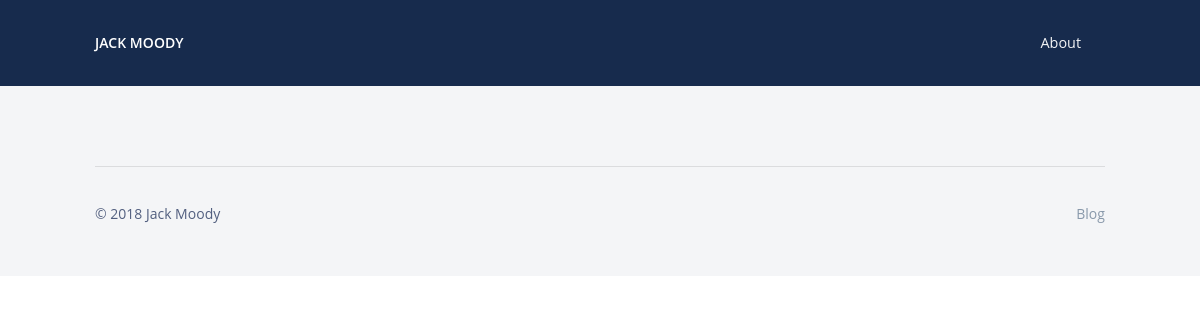
The app's page /, older data.
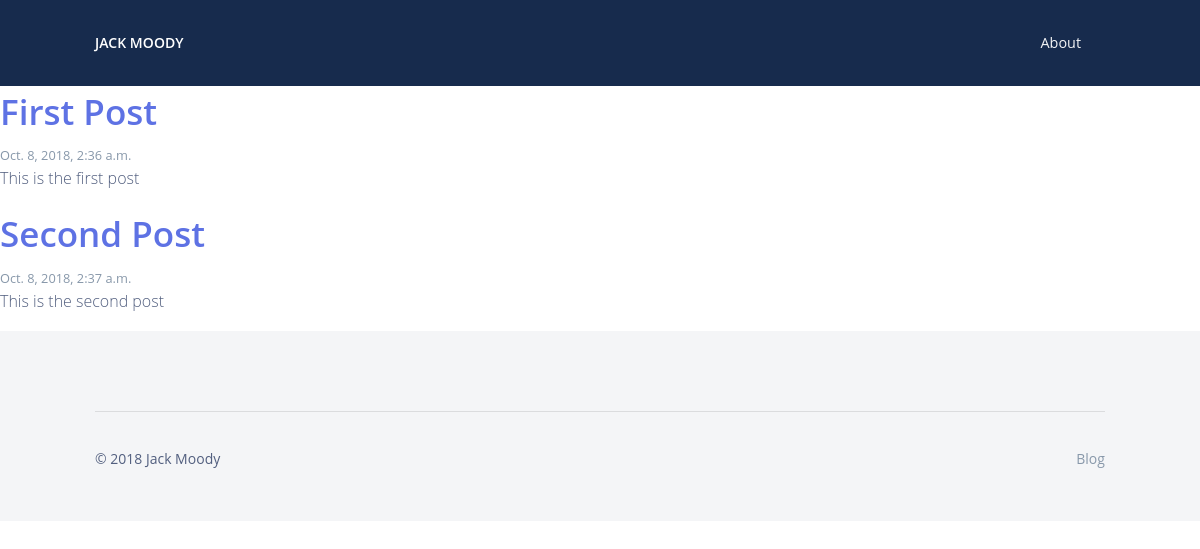
The same page, newer data.
### blog/models.py (models this page shows, shortened)
class Post(models.Model):
    author = models.ForeignKey('auth.User', on_delete=models.CASCADE)
    title = models.CharField(max_length=200)
    body = models.TextField()
    created_date = models.DateTimeField(default=timezone.now)
    published_date = models.DateTimeField(blank=True, null=True)

### blog/views.py (the view)
# urls.py: path('', views.post_list, name='post_list'),
def post_list(request):
    posts = Post.objects.filter(published_date__lte=timezone.now()).order_by('published_date')
    return render(request, 'blog/post_list.html', {'posts': posts})

### blog/templates/blog/post_list.html
{% extends 'blog/base.html' %}
{% block content %}
    {% for post in posts %}
        <div class="post">
            <h1 class="display-3"><a href="{% url 'post_detail' pk=post.pk %}">{{ post.title }}</a></h1>
            <small class="text-muted">{{ post.published_date }}</small>
            <p>{{ post.body }}</p>
        </div>
    {% endfor %}
{% endblock %}

### blog/templates/blog/base.html (shortened to what this page needs)
{% load static %}
<html>
    <head>
        <link rel="stylesheet" href="{% static 'css/argon.css' %}">
    </head>
    <body>
        <main>
            {% include 'blog/_navbar.html' %}
            {% block content %}
            {% endblock %}
        </main>
        {% include 'blog/_footer.html' %}
    </body>
</html>

### blog/templates/blog/_navbar.html (shortened to what this page needs)
{% block nav %}
    <header class="header-global">
        <nav class="navbar navbar-expand-lg navbar-dark bg-default">
            <div class="container">
                <a class="navbar-brand" href="{% url 'post_list' %}">Jack Moody</a>
                <div class="collapse navbar-collapse" id="navbar-default">
                    <ul class="navbar-nav ml-lg-auto">
                        <li class="nav-item">
                            <a class="nav-link" href="">
                                About
                            </a>
                        </li>
                    </ul>
                </div>
            </div>
        </nav>
    </header>
{% endblock %}

### blog/templates/blog/_footer.html (shortened to what this page needs)
{% block footer %}
    <footer class="footer">
    <div class="container">
      <hr>
      <div class="row align-items-center justify-content-md-between">
        <div class="col-md-6">
          <div class="copyright">
            &copy; 2018 Jack Moody
          </div>
        </div>
        <div class="col-md-6">
          <ul class="nav nav-footer justify-content-end">
            <li class="nav-item">
              <a href="{% url 'post_list' %}" class="nav-link">Blog</a>
            </li>
          </ul>
        </div>
      </div>
    </div>
  </footer>
    {% load static %}
{% endblock %}

Row changes from the older to the newer data that the page shows:
added Post: title "First Post", published_date "Oct. 8, 2018, 2:36 a.m.", body "This is the first post"
added Post: title "Second Post", published_date "Oct. 8, 2018, 2:37 a.m.", body "This is the second post"
